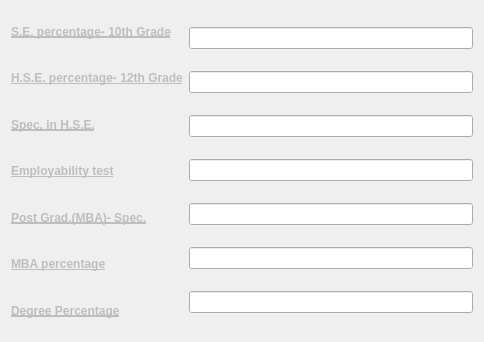
<?xml version="1.0" encoding="UTF-8"?>
<ui version="4.0">
 <class>detailwindow</class>
 <widget class="QDialog" name="detailwindow">
  <property name="geometry">
   <rect>
    <x>0</x>
    <y>0</y>
    <width>484</width>
    <height>342</height>
   </rect>
  </property>
  <property name="sizePolicy">
   <sizepolicy hsizetype="Fixed" vsizetype="Fixed">
    <horstretch>0</horstretch>
    <verstretch>0</verstretch>
   </sizepolicy>
  </property>
  <property name="windowTitle">
   <string>Dialog</string>
  </property>
  <layout class="QHBoxLayout" name="horizontalLayout">
   <item>
    <layout class="QVBoxLayout" name="verticalLayout">
     <item>
      <widget class="QLabel" name="label">
       <property name="enabled">
        <bool>false</bool>
       </property>
       <property name="font">
        <font>
         <weight>75</weight>
         <bold>true</bold>
         <underline>true</underline>
        </font>
       </property>
       <property name="text">
        <string>S.E. percentage- 10th Grade</string>
       </property>
      </widget>
     </item>
     <item>
      <widget class="QLabel" name="label_2">
       <property name="enabled">
        <bool>false</bool>
       </property>
       <property name="font">
        <font>
         <weight>75</weight>
         <bold>true</bold>
         <underline>true</underline>
        </font>
       </property>
       <property name="text">
        <string>H.S.E. percentage- 12th Grade</string>
       </property>
      </widget>
     </item>
     <item>
      <widget class="QLabel" name="label_3">
       <property name="enabled">
        <bool>false</bool>
       </property>
       <property name="font">
        <font>
         <weight>75</weight>
         <bold>true</bold>
         <underline>true</underline>
        </font>
       </property>
       <property name="text">
        <string>Spec. in H.S.E.</string>
       </property>
      </widget>
     </item>
     <item>
      <widget class="QLabel" name="label_4">
       <property name="enabled">
        <bool>false</bool>
       </property>
       <property name="font">
        <font>
         <weight>75</weight>
         <bold>true</bold>
         <underline>true</underline>
        </font>
       </property>
       <property name="text">
        <string>Employability test</string>
       </property>
      </widget>
     </item>
     <item>
      <widget class="QLabel" name="label_5">
       <property name="enabled">
        <bool>false</bool>
       </property>
       <property name="font">
        <font>
         <weight>75</weight>
         <bold>true</bold>
         <underline>true</underline>
        </font>
       </property>
       <property name="text">
        <string>Post Grad.(MBA)- Spec.</string>
       </property>
      </widget>
     </item>
     <item>
      <widget class="QLabel" name="label_6">
       <property name="enabled">
        <bool>false</bool>
       </property>
       <property name="font">
        <font>
         <weight>75</weight>
         <bold>true</bold>
         <underline>true</underline>
        </font>
       </property>
       <property name="text">
        <string>MBA percentage</string>
       </property>
      </widget>
     </item>
     <item>
      <widget class="QLabel" name="label_7">
       <property name="enabled">
        <bool>false</bool>
       </property>
       <property name="font">
        <font>
         <weight>75</weight>
         <bold>true</bold>
         <underline>true</underline>
        </font>
       </property>
       <property name="text">
        <string>Degree Percentage</string>
       </property>
      </widget>
     </item>
    </layout>
   </item>
   <item>
    <layout class="QVBoxLayout" name="verticalLayout_2">
     <item>
      <widget class="QLineEdit" name="lineEdit"/>
     </item>
     <item>
      <widget class="QLineEdit" name="lineEdit_2"/>
     </item>
     <item>
      <widget class="QLineEdit" name="lineEdit_3"/>
     </item>
     <item>
      <widget class="QLineEdit" name="lineEdit_4"/>
     </item>
     <item>
      <widget class="QLineEdit" name="lineEdit_5"/>
     </item>
     <item>
      <widget class="QLineEdit" name="lineEdit_6"/>
     </item>
     <item>
      <widget class="QLineEdit" name="lineEdit_7"/>
     </item>
    </layout>
   </item>
  </layout>
 </widget>
 <resources/>
 <connections/>
</ui>
